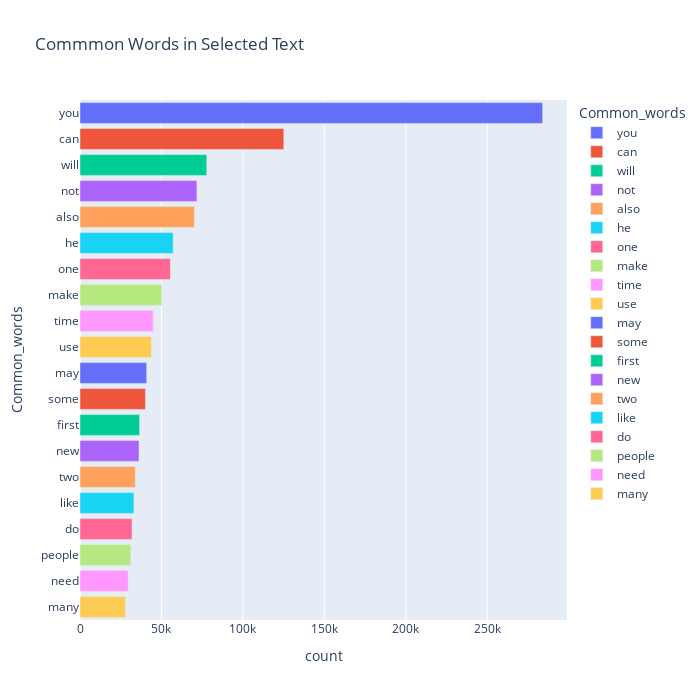

The code cell stored with this chart in its notebook:
### Code cell
top = Counter([item for sublist in df['short_word'] for item in sublist])
temp = pd.DataFrame(top.most_common(20))
temp.columns = ['Common_words','count']
fig = px.bar(temp, x="count", y="Common_words", title='Commmon Words in Selected Text', orientation='h',
             width=700, height=700,color='Common_words')
fig.show()

### Figure 1 — Plotly figure (JSON) as saved in the notebook; plotly's stock layout.template omitted (floating-point values rounded to 4 significant figures)
{"data": [{"alignmentgroup": "True", "hovertemplate": "Common_words=%{y}<br>count=%{x}<extra></extra>", "legendgroup": "you", "marker": {"color": "#636efa", "pattern": {"shape": ""}}, "name": "you", "offsetgroup": "you", "orientation": "h", "showlegend": true, "textposition": "auto", "type": "bar", "x": [284003], "xaxis": "x", "y": ["you"], "yaxis": "y"}, {"alignmentgroup": "True", "hovertemplate": "Common_words=%{y}<br>count=%{x}<extra></extra>", "legendgroup": "can", "marker": {"color": "#EF553B", "pattern": {"shape": ""}}, "name": "can", "offsetgroup": "can", "orientation": "h", "showlegend": true, "textposition": "auto", "type": "bar", "x": [125096], "xaxis": "x", "y": ["can"], "yaxis": "y"}, {"alignmentgroup": "True", "hovertemplate": "Common_words=%{y}<br>count=%{x}<extra></extra>", "legendgroup": "will", "marker": {"color": "#00cc96", "pattern": {"shape": ""}}, "name": "will", "offsetgroup": "will", "orientation": "h", "showlegend": true, "textposition": "auto", "type": "bar", "x": [77817], "xaxis": "x", "y": ["will"], "yaxis": "y"}, {"alignmentgroup": "True", "hovertemplate": "Common_words=%{y}<br>count=%{x}<extra></extra>", "legendgroup": "not", "marker": {"color": "#ab63fa", "pattern": {"shape": ""}}, "name": "not", "offsetgroup": "not", "orientation": "h", "showlegend": true, "textposition": "auto", "type": "bar", "x": [71756], "xaxis": "x", "y": ["not"], "yaxis": "y"}, {"alignmentgroup": "True", "hovertemplate": "Common_words=%{y}<br>count=%{x}<extra></extra>", "legendgroup": "also", "marker": {"color": "#FFA15A", "pattern": {"shape": ""}}, "name": "also", "offsetgroup": "also", "orientation": "h", "showlegend": true, "textposition": "auto", "type": "bar", "x": [70148], "xaxis": "x", "y": ["also"], "yaxis": "y"}, {"alignmentgroup": "True", "hovertemplate": "Common_words=%{y}<br>count=%{x}<extra></extra>", "legendgroup": "he", "marker": {"color": "#19d3f3", "pattern": {"shape": ""}}, "name": "he", "offsetgroup": "he", "orientation": "h", "showlegend": true, "textposition": "auto", "type": "bar", "x": [57197], "xaxis": "x", "y": ["he"], "yaxis": "y"}, {"alignmentgroup": "True", "hovertemplate": "Common_words=%{y}<br>count=%{x}<extra></extra>", "legendgroup": "one", "marker": {"color": "#FF6692", "pattern": {"shape": ""}}, "name": "one", "offsetgroup": "one", "orientation": "h", "showlegend": true, "textposition": "auto", "type": "bar", "x": [55494], "xaxis": "x", "y": ["one"], "yaxis": "y"}, {"alignmentgroup": "True", "hovertemplate": "Common_words=%{y}<br>count=%{x}<extra></extra>", "legendgroup": "make", "marker": {"color": "#B6E880", "pattern": {"shape": ""}}, "name": "make", "offsetgroup": "make", "orientation": "h", "showlegend": true, "textposition": "auto", "type": "bar", "x": [50191], "xaxis": "x", "y": ["make"], "yaxis": "y"}, {"alignmentgroup": "True", "hovertemplate": "Common_words=%{y}<br>count=%{x}<extra></extra>", "legendgroup": "time", "marker": {"color": "#FF97FF", "pattern": {"shape": ""}}, "name": "time", "offsetgroup": "time", "orientation": "h", "showlegend": true, "textposition": "auto", "type": "bar", "x": [44967], "xaxis": "x", "y": ["time"], "yaxis": "y"}, {"alignmentgroup": "True", "hovertemplate": "Common_words=%{y}<br>count=%{x}<extra></extra>", "legendgroup": "use", "marker": {"color": "#FECB52", "pattern": {"shape": ""}}, "name": "use", "offsetgroup": "use", "orientation": "h", "showlegend": true, "textposition": "auto", "type": "bar", "x": [43816], "xaxis": "x", "y": ["use"], "yaxis": "y"}, {"alignmentgroup": "True", "hovertemplate": "Common_words=%{y}<br>count=%{x}<extra></extra>", "legendgroup": "may", "marker": {"color": "#636efa", "pattern": {"shape": ""}}, "name": "may", "offsetgroup": "may", "orientation": "h", "showlegend": true, "textposition": "auto", "type": "bar", "x": [40919], "xaxis": "x", "y": ["may"], "yaxis": "y"}, {"alignmentgroup": "True", "hovertemplate": "Common_words=%{y}<br>count=%{x}<extra></extra>", "legendgroup": "some", "marker": {"color": "#EF553B", "pattern": {"shape": ""}}, "name": "some", "offsetgroup": "some", "orientation": "h", "showlegend": true, "textposition": "auto", "type": "bar", "x": [40187], "xaxis": "x", "y": ["some"], "yaxis": "y"}, {"alignmentgroup": "True", "hovertemplate": "Common_words=%{y}<br>count=%{x}<extra></extra>", "legendgroup": "first", "marker": {"color": "#00cc96", "pattern": {"shape": ""}}, "name": "first", "offsetgroup": "first", "orientation": "h", "showlegend": true, "textposition": "auto", "type": "bar", "x": [36574], "xaxis": "x", "y": ["first"], "yaxis": "y"}, {"alignmentgroup": "True", "hovertemplate": "Common_words=%{y}<br>count=%{x}<extra></extra>", "legendgroup": "new", "marker": {"color": "#ab63fa", "pattern": {"shape": ""}}, "name": "new", "offsetgroup": "new", "orientation": "h", "showlegend": true, "textposition": "auto", "type": "bar", "x": [36199], "xaxis": "x", "y": ["new"], "yaxis": "y"}, {"alignmentgroup": "True", "hovertemplate": "Common_words=%{y}<br>count=%{x}<extra></extra>", "legendgroup": "two", "marker": {"color": "#FFA15A", "pattern": {"shape": ""}}, "name": "two", "offsetgroup": "two", "orientation": "h", "showlegend": true, "textposition": "auto", "type": "bar", "x": [33946], "xaxis": "x", "y": ["two"], "yaxis": "y"}, {"alignmentgroup": "True", "hovertemplate": "Common_words=%{y}<br>count=%{x}<extra></extra>", "legendgroup": "like", "marker": {"color": "#19d3f3", "pattern": {"shape": ""}}, "name": "like", "offsetgroup": "like", "orientation": "h", "showlegend": true, "textposition": "auto", "type": "bar", "x": [33078], "xaxis": "x", "y": ["like"], "yaxis": "y"}, {"alignmentgroup": "True", "hovertemplate": "Common_words=%{y}<br>count=%{x}<extra></extra>", "legendgroup": "do", "marker": {"color": "#FF6692", "pattern": {"shape": ""}}, "name": "do", "offsetgroup": "do", "orientation": "h", "showlegend": true, "textposition": "auto", "type": "bar", "x": [31937], "xaxis": "x", "y": ["do"], "yaxis": "y"}, {"alignmentgroup": "True", "hovertemplate": "Common_words=%{y}<br>count=%{x}<extra></extra>", "legendgroup": "people", "marker": {"color": "#B6E880", "pattern": {"shape": ""}}, "name": "people", "offsetgroup": "people", "orientation": "h", "showlegend": true, "textposition": "auto", "type": "bar", "x": [31154], "xaxis": "x", "y": ["people"], "yaxis": "y"}, {"alignmentgroup": "True", "hovertemplate": "Common_words=%{y}<br>count=%{x}<extra></extra>", "legendgroup": "need", "marker": {"color": "#FF97FF", "pattern": {"shape": ""}}, "name": "need", "offsetgroup": "need", "orientation": "h", "showlegend": true, "textposition": "auto", "type": "bar", "x": [29568], "xaxis": "x", "y": ["need"], "yaxis": "y"}, {"alignmentgroup": "True", "hovertemplate": "Common_words=%{y}<br>count=%{x}<extra></extra>", "legendgroup": "many", "marker": {"color": "#FECB52", "pattern": {"shape": ""}}, "name": "many", "offsetgroup": "many", "orientation": "h", "showlegend": true, "textposition": "auto", "type": "bar", "x": [27882], "xaxis": "x", "y": ["many"], "yaxis": "y"}], "layout": {"barmode": "relative", "height": 700, "legend": {"title": {"text": "Common_words"}, "tracegroupgap": 0}, "title": {"text": "Commmon Words in Selected Text"}, "width": 700, "xaxis": {"anchor": "y", "domain": [0, 1], "title": {"text": "count"}}, "yaxis": {"anchor": "x", "categoryarray": ["many", "need", "people", "do", "like", "two", "new", "first", "some", "may", "use", "time", "make", "one", "he", "also", "not", "will", "can", "you"], "categoryorder": "array", "domain": [0, 1], "title": {"text": "Common_words"}}}}
